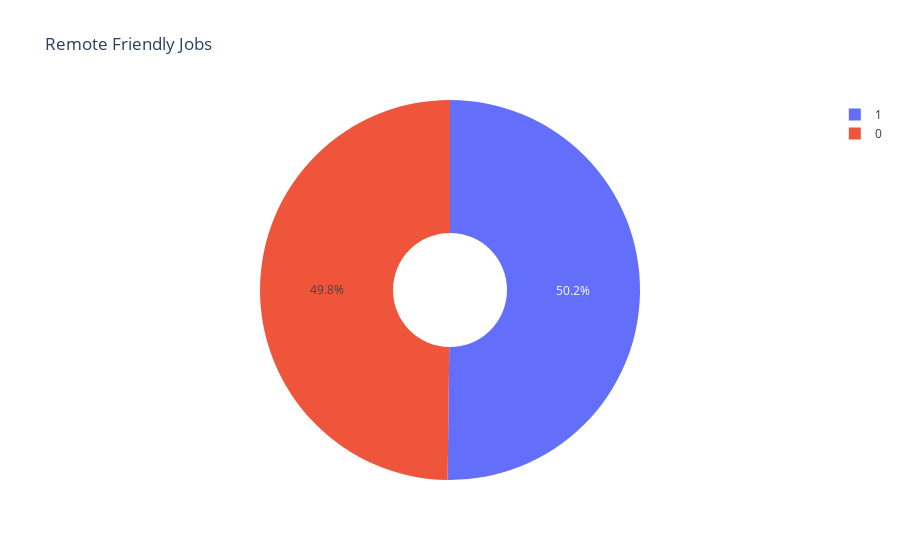

Notebook cell for this chart:
### Code cell
fig = px.pie(job_Market, 
             names = 'Remote_Friendly', 
             title = "Remote Friendly Jobs",
            hole = 0.3)
fig.show()

### Figure 1 — Plotly figure (JSON) as saved in the notebook; plotly's stock layout.template omitted (floating-point values rounded to 4 significant figures; data arrays with more than 128 entries replaced by an {"elided": "..."} marker saying what was removed)
{"data": [{"domain": {"x": [0, 1], "y": [0, 1]}, "hole": 0.3, "hovertemplate": "Remote_Friendly=%{label}<extra></extra>", "labels": {"elided": "500 int values"}, "legendgroup": "", "name": "", "showlegend": true, "type": "pie"}], "layout": {"autosize": true, "legend": {"tracegroupgap": 0}, "title": {"text": "Remote Friendly Jobs"}}}
